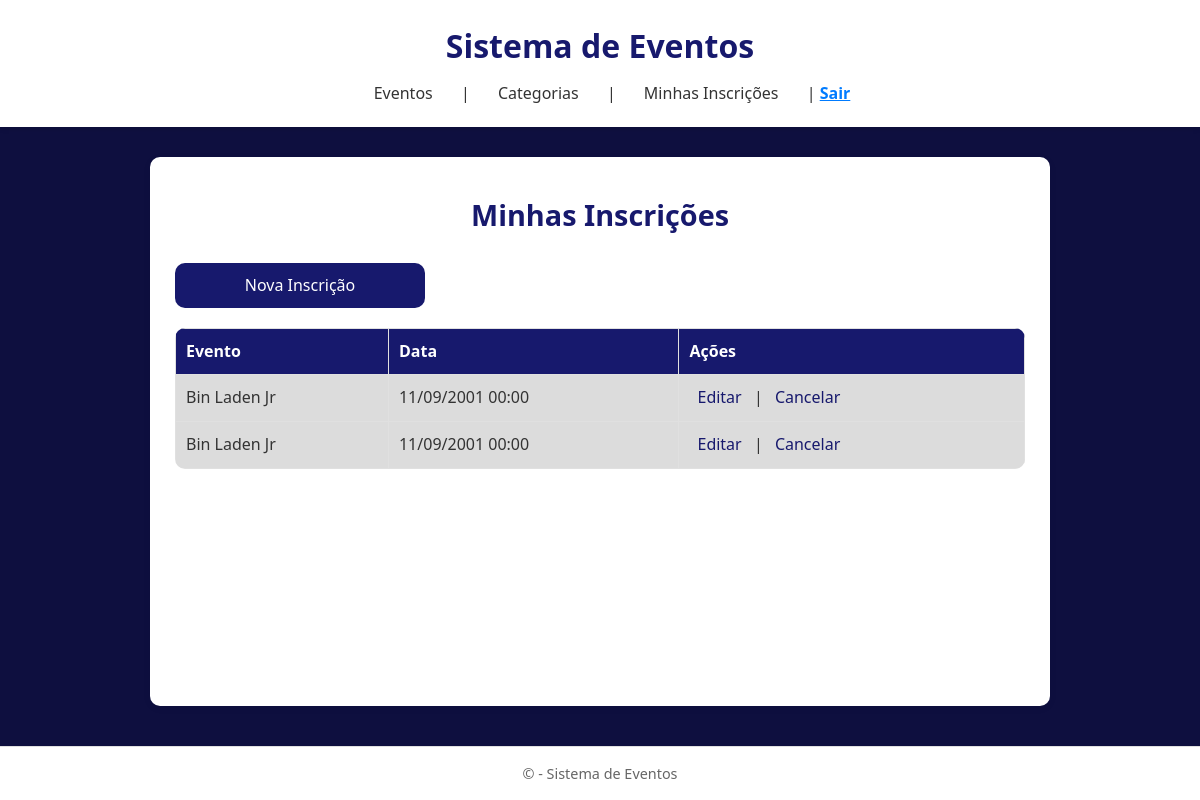
/subs/ (signed in), run on an earlier commit of the app's database.
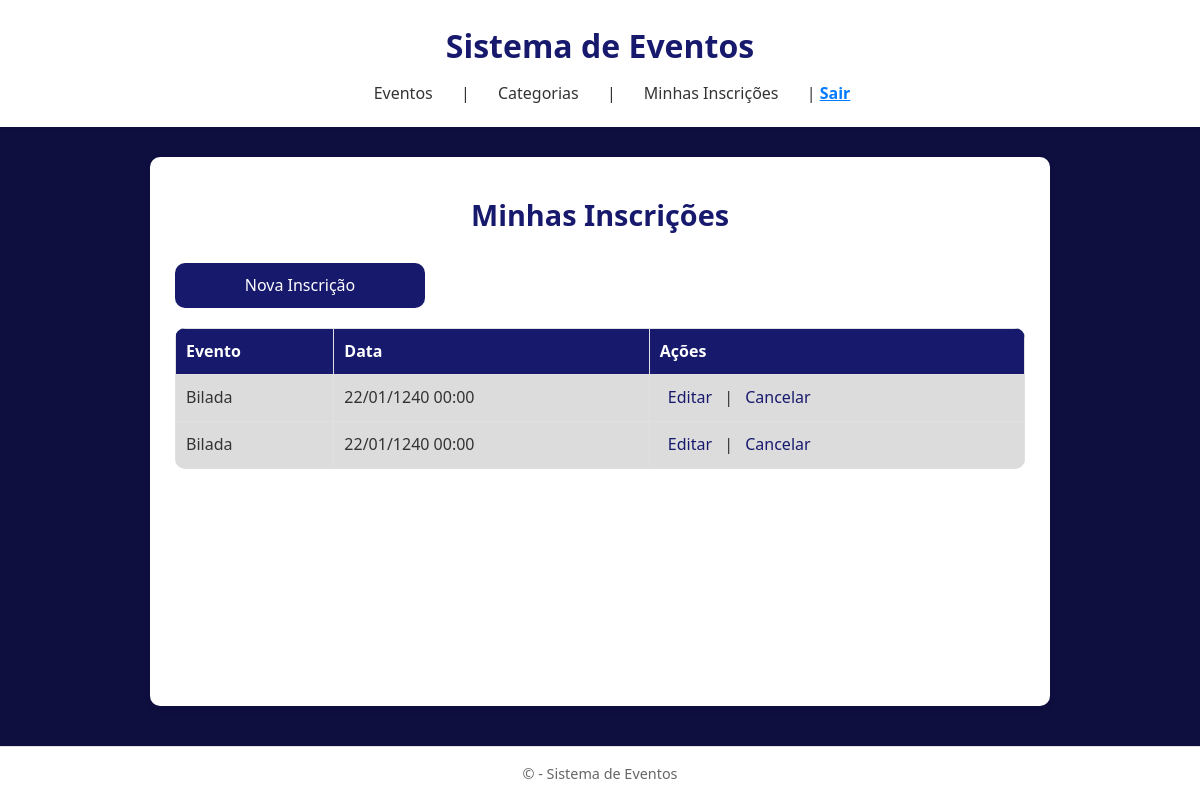
And on a later commit of the database.
### core/models.py (models this page shows, shortened)
class BaseModel(models.Model):
    created_at = models.DateTimeField(auto_now_add=True, null=True)
    updated_at = models.DateTimeField(auto_now=True, null=True)
    deleted_at = models.DateTimeField(auto_now=True, null=True)
    is_deleted = models.BooleanField(default=False, null=True)
    class Meta:
        abstract = True

class Subscribe(BaseModel):
    client = models.ForeignKey(settings.AUTH_USER_MODEL, on_delete=models.CASCADE)
    events = models.ForeignKey(Events, on_delete=models.CASCADE)
    active = models.BooleanField(default=True)
    objects = SubsManager() # Adicionar

class Events(BaseModel):
    date_time = models.DateTimeField()
    title = models.CharField(max_length=50)
    vagas = models.IntegerField(default=30)
    descriptions = models.TextField()
    local = models.CharField()
    category = models.ManyToManyField(CategoryEvent)

### core/views.py (the view)
# urls.py: path('subs/', views.SubscribeListView.as_view(), name='subscribe_list'),
class SubscribeListView(LoginRequiredMixin, ListView):
    model = Subscribe
    template_name = 'eventos/subscribe_list.html'
    context_object_name = 'subscriptions'

### core/models.py (called while the page is built)
    def get_queryset(self):
        return SubsQuerySet(self.model, using=self._db)

### core/templates/eventos/subscribe_list.html (shortened to what this page needs)
{% extends "eventos/base.html" %}
{% block content %}
<h2 class="page-title">Minhas Inscrições</h2>
<a class="button main-button" href="{% url 'subscribe_create' %}">Nova Inscrição</a>
<table class="table-striped">
  <thead>
    <tr>
      <th>Evento</th>
      <th>Data</th>
      <th>Ações</th>
    </tr>
  </thead>
  <tbody>
    {% for sub in subscriptions %}
    <tr>
      <td>{{ sub.events.title }}</td>
      <td>{{ sub.events.date_time|date:"d/m/Y H:i" }}</td>
      <td>
        <a href="{% url 'subscribe_edit' sub.pk %}" class="edit-btn">Editar</a> |
        <a href="{% url 'subscribe_delete' sub.pk %}" class="delete-btn">Cancelar</a>
      </td>
    </tr>
    {% empty %}
    <tr>
      <td colspan="3" style="text-align:center;">Você ainda não possui inscrições.</td>
    </tr>
    {% endfor %}
  </tbody>
</table>
{% endblock %}

### core/templates/eventos/base.html (shortened to what this page needs)
{% load static %}
<!DOCTYPE html>
<html lang="pt-BR">
<head>
  <link rel="stylesheet" href="{% static 'css/style.css' %}">
</head>
<body>
  <header>
    <h1>Sistema de Eventos</h1>
    <nav>
      <a href="{% url 'event_list' %}">Eventos</a> |
      <a href="{% url 'category_list' %}">Categorias</a> |
      <a href="{% url 'subscribe_list' %}">Minhas Inscrições</a> |
      {% if user.is_authenticated %}
        <form action="{% url 'logout' %}" method="post" style="display:inline;">
          <button type="submit" style="background:none; border:none; color:#007bff; cursor:pointer; text-decoration:underline;">Sair</button>
        </form>
      {% else %}
        <a href="{% url 'login' %}">Entrar</a>
      {% endif %}
    </nav>
  </header>
  <main>
    {% block content %}{% endblock %}
  </main>
  <footer>
    <p>© {{ now|date:"Y" }} - Sistema de Eventos</p>
  </footer>
</body>
</html>

### core/static/css/style.css (style rules this page uses)
:root { --primary: #17196dff; --primary-dark: #17196dff; --bg: #0e0f3fff; --text: #333; --card-bg: #fff; --border: #e0e0e0; --radius: 10px; }
* { box-sizing: border-box; margin: 0; padding: 0; }
body { font-family: "Segoe UI", Roboto, Arial, sans-serif; background: var(--bg); color: var(--text); line-height: 1.6; display: flex; flex-direction: column; min-height: 100vh; }
main { flex: 1; width: 90%; max-width: 900px; margin: 0 auto 40px auto; background: var(--card-bg); padding: 25px; border-radius: var(--radius); box-shadow: 0 2px 8px rgba(0,0,0,0.05); }
header { background: var(--card-bg); padding: 20px 0; box-shadow: 0 2px 5px rgba(0,0,0,0.1); margin-bottom: 30px; }
header h1 { text-align: center; color: var(--primary); font-weight: 600; margin-bottom: 10px; }
nav { text-align: center; }
nav a { margin: 0 12px; text-decoration: none; color: var(--text); font-weight: 500; padding: 6px 12px; border-radius: var(--radius); transition: background 0.3s, color 0.3s; }
table { width: 100%; border-collapse: collapse; margin-top: 20px; border-radius: var(--radius); overflow: hidden; }
th, td { border: 1px solid var(--border); padding: 10px; text-align: left; }
th { background: var(--primary); color: #fff; }
.table-striped tbody tr:nth-child(odd), .table-striped tbody tr:nth-child(even) { background-color: #dcdcdc; }
button, input[type="submit"], .button, .save-btn, .back-btn, .main-button { font-family: "Segoe UI", Roboto, Arial, sans-serif; font-size: 1rem; font-weight: 600; color: #fff; border: none; border-radius: var(--radius); cursor: pointer; text-align: center; display: inline-flex; align-items: center; justify-content: center; text-decoration: none; transition: 0.3s; }
.main-button { width: 250px; height: 45px; padding: 0 10px; font-weight: 500; }
.main-button { background-color: var(--primary); }
.edit-btn, .delete-btn, .title-link { text-decoration: none; color: var(--primary); padding: 4px 8px; border-radius: var(--radius); transition: 0.3s; }
footer { background: var(--card-bg); text-align: center; padding: 15px 0; border-top: 1px solid var(--border); font-size: 0.9rem; color: #666; margin-top: auto; }
.page-title { text-align: center; color: var(--primary); font-weight: 600; font-size: 1.8rem; margin: 10px 0 25px 0; }

What changed in the data, as far as the page shows it:
removed Subscribe: events "Bin Laden Jr", events.date_time "11/09/2001 00:00"
removed Subscribe: events "Bin Laden Jr", events.date_time "11/09/2001 00:00"
added Subscribe: events "Bilada", events.date_time "22/01/1240 00:00"
added Subscribe: events "Bilada", events.date_time "22/01/1240 00:00"
